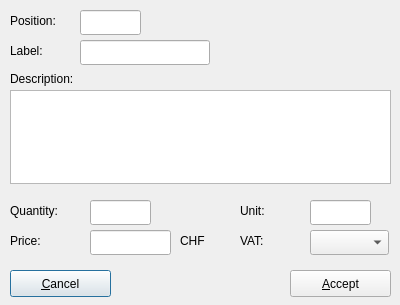
<ui version="4.0" >
 <class>doceditposition</class>
 <widget class="QDialog" name="doceditposition" >
  <property name="geometry" >
   <rect>
    <x>0</x>
    <y>0</y>
    <width>400</width>
    <height>305</height>
   </rect>
  </property>
  <property name="windowTitle" >
   <string>Edit position details...</string>
  </property>
  <property name="windowIcon" >
   <iconset resource="../resources/images/first4.qrc" >:/kfm.png</iconset>
  </property>
  <widget class="QPushButton" name="btncancel" >
   <property name="geometry" >
    <rect>
     <x>10</x>
     <y>270</y>
     <width>101</width>
     <height>27</height>
    </rect>
   </property>
   <property name="text" >
    <string>&amp;Cancel</string>
   </property>
   <property name="icon" >
    <iconset resource="../resources/images/first4.qrc" >:/button_cancel.png</iconset>
   </property>
  </widget>
  <widget class="QPushButton" name="btnaccept" >
   <property name="geometry" >
    <rect>
     <x>290</x>
     <y>270</y>
     <width>101</width>
     <height>27</height>
    </rect>
   </property>
   <property name="text" >
    <string>&amp;Accept</string>
   </property>
   <property name="icon" >
    <iconset resource="../resources/images/first4.qrc" >:/button_ok.png</iconset>
   </property>
  </widget>
  <widget class="QLabel" name="label" >
   <property name="geometry" >
    <rect>
     <x>10</x>
     <y>10</y>
     <width>61</width>
     <height>21</height>
    </rect>
   </property>
   <property name="text" >
    <string>Position:</string>
   </property>
  </widget>
  <widget class="QLabel" name="label_2" >
   <property name="geometry" >
    <rect>
     <x>10</x>
     <y>40</y>
     <width>61</width>
     <height>21</height>
    </rect>
   </property>
   <property name="text" >
    <string>Label:</string>
   </property>
  </widget>
  <widget class="QLabel" name="label_3" >
   <property name="geometry" >
    <rect>
     <x>10</x>
     <y>70</y>
     <width>101</width>
     <height>17</height>
    </rect>
   </property>
   <property name="text" >
    <string>Description:</string>
   </property>
  </widget>
  <widget class="QLabel" name="label_6" >
   <property name="geometry" >
    <rect>
     <x>10</x>
     <y>230</y>
     <width>71</width>
     <height>21</height>
    </rect>
   </property>
   <property name="text" >
    <string>Price:</string>
   </property>
  </widget>
  <widget class="QLabel" name="label_4" >
   <property name="geometry" >
    <rect>
     <x>10</x>
     <y>200</y>
     <width>71</width>
     <height>21</height>
    </rect>
   </property>
   <property name="text" >
    <string>Quantity:</string>
   </property>
  </widget>
  <widget class="QLabel" name="label_7" >
   <property name="geometry" >
    <rect>
     <x>240</x>
     <y>230</y>
     <width>61</width>
     <height>21</height>
    </rect>
   </property>
   <property name="text" >
    <string>VAT:</string>
   </property>
  </widget>
  <widget class="QLabel" name="label_5" >
   <property name="geometry" >
    <rect>
     <x>240</x>
     <y>200</y>
     <width>61</width>
     <height>21</height>
    </rect>
   </property>
   <property name="text" >
    <string>Unit:</string>
   </property>
  </widget>
  <widget class="QLineEdit" name="txtlabel" >
   <property name="geometry" >
    <rect>
     <x>80</x>
     <y>40</y>
     <width>130</width>
     <height>25</height>
    </rect>
   </property>
  </widget>
  <widget class="QTextEdit" name="txtdescription" >
   <property name="geometry" >
    <rect>
     <x>10</x>
     <y>90</y>
     <width>381</width>
     <height>94</height>
    </rect>
   </property>
  </widget>
  <widget class="QLineEdit" name="txtunit" >
   <property name="geometry" >
    <rect>
     <x>310</x>
     <y>200</y>
     <width>61</width>
     <height>25</height>
    </rect>
   </property>
  </widget>
  <widget class="QLabel" name="label_8" >
   <property name="geometry" >
    <rect>
     <x>180</x>
     <y>230</y>
     <width>41</width>
     <height>21</height>
    </rect>
   </property>
   <property name="text" >
    <string>CHF</string>
   </property>
  </widget>
  <widget class="QLineEdit" name="txtquantity" >
   <property name="geometry" >
    <rect>
     <x>90</x>
     <y>200</y>
     <width>61</width>
     <height>25</height>
    </rect>
   </property>
   <property name="alignment" >
    <set>Qt::AlignRight</set>
   </property>
  </widget>
  <widget class="QLineEdit" name="txtprice" >
   <property name="geometry" >
    <rect>
     <x>90</x>
     <y>230</y>
     <width>81</width>
     <height>25</height>
    </rect>
   </property>
   <property name="text" >
    <string/>
   </property>
   <property name="maxLength" >
    <number>32767</number>
   </property>
   <property name="alignment" >
    <set>Qt::AlignRight</set>
   </property>
  </widget>
  <widget class="QLineEdit" name="txtpos" >
   <property name="geometry" >
    <rect>
     <x>80</x>
     <y>10</y>
     <width>61</width>
     <height>25</height>
    </rect>
   </property>
  </widget>
  <widget class="QComboBox" name="cmbvat" >
   <property name="geometry" >
    <rect>
     <x>310</x>
     <y>230</y>
     <width>79</width>
     <height>25</height>
    </rect>
   </property>
  </widget>
 </widget>
 <tabstops>
  <tabstop>txtpos</tabstop>
  <tabstop>txtlabel</tabstop>
  <tabstop>txtdescription</tabstop>
  <tabstop>txtquantity</tabstop>
  <tabstop>txtunit</tabstop>
  <tabstop>txtprice</tabstop>
  <tabstop>cmbvat</tabstop>
  <tabstop>btnaccept</tabstop>
  <tabstop>btncancel</tabstop>
 </tabstops>
 <resources>
  <include location="../resources/images/first4.qrc" />
 </resources>
 <connections>
  <connection>
   <sender>btnaccept</sender>
   <signal>clicked()</signal>
   <receiver>doceditposition</receiver>
   <slot>accept()</slot>
   <hints>
    <hint type="sourcelabel" >
     <x>278</x>
     <y>253</y>
    </hint>
    <hint type="destinationlabel" >
     <x>96</x>
     <y>254</y>
    </hint>
   </hints>
  </connection>
  <connection>
   <sender>btncancel</sender>
   <signal>clicked()</signal>
   <receiver>doceditposition</receiver>
   <slot>reject()</slot>
   <hints>
    <hint type="sourcelabel" >
     <x>369</x>
     <y>253</y>
    </hint>
    <hint type="destinationlabel" >
     <x>179</x>
     <y>282</y>
    </hint>
   </hints>
  </connection>
 </connections>
</ui>
